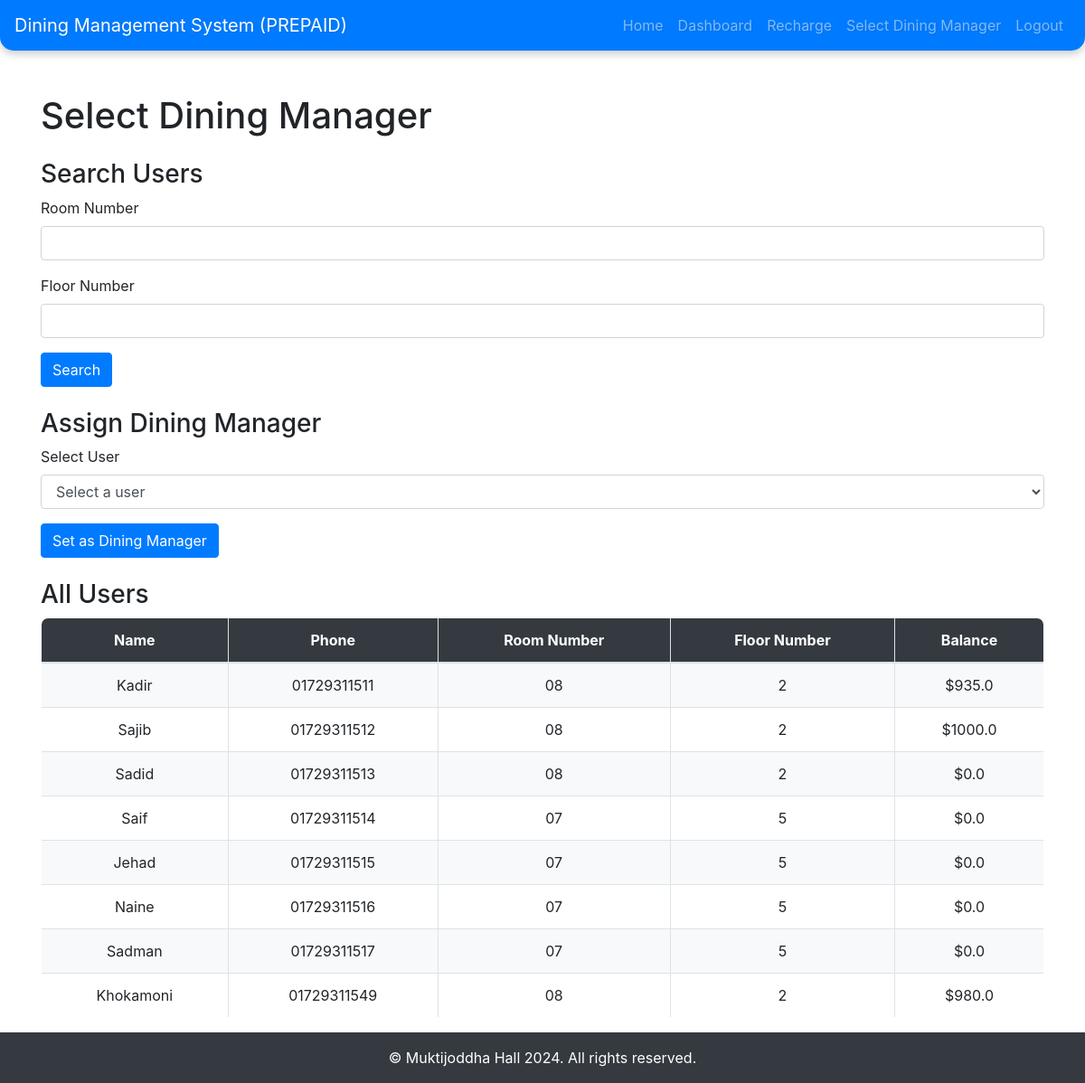
/admin/select_dining_manager (signed in), run on an earlier commit of the app's database.
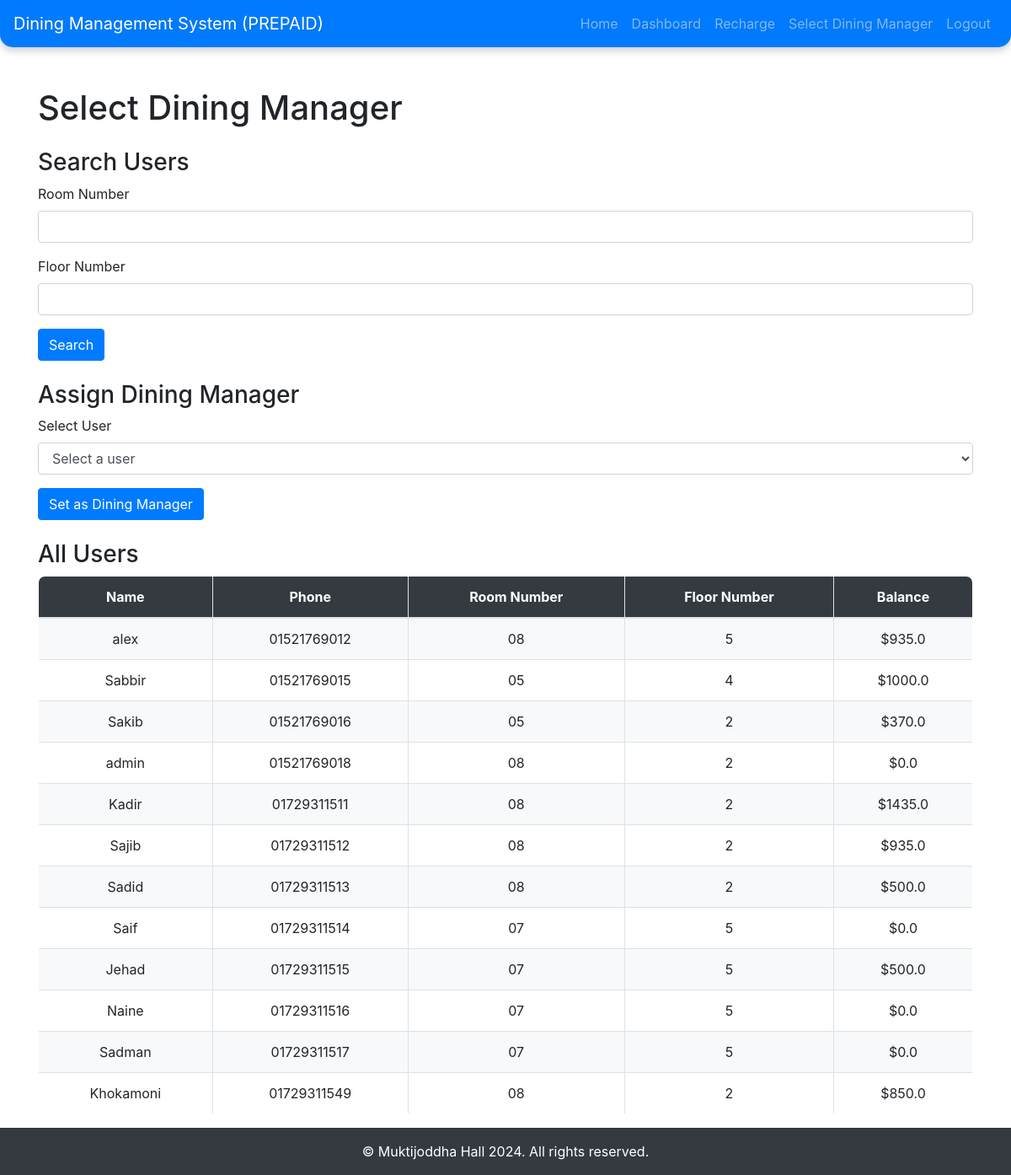
And on a later commit of the database.
### models.py (models this page shows, shortened)
class User(UserMixin, db.Model):
    id = db.Column(db.Integer, primary_key=True)
    name = db.Column(db.String(100), nullable=False)
    phone = db.Column(db.String(10), unique=True, nullable=False)
    room_number = db.Column(db.String(5), nullable=False)
    floor_number = db.Column(db.String(2), nullable=False)
    balance = db.Column(db.Float, default=0)
    meal_status = db.Column(db.Boolean, default=False)
    total_meals = db.Column(db.Integer, default=0)
    password = db.Column(db.String(150), nullable=False)
    is_admin = db.Column(db.Boolean, default=False)
    is_dining_manager = db.Column(db.Boolean, default=False)

### app.py (the view, shortened to what this page needs)
@app.route('/admin/select_dining_manager', methods=['GET', 'POST'])
@login_required
def select_dining_manager():
    if not current_user.is_admin:
        return redirect(url_for('index'))
    room_number = request.args.get('room_number', '')
    floor_number = request.args.get('floor_number', '')
    query = User.query.order_by(User.phone)
    if room_number:
        query = query.filter_by(room_number=room_number)
    if floor_number:
        query = query.filter_by(floor_number=floor_number)
    users = query.all()
    return render_template('select_dining_manager.html', users=users, room_number=room_number, floor_number=floor_number)

### app.py (called while the page is built)
@login_manager.user_loader
def load_user(user_id):
    return User.query.get(int(user_id))

### templates/select_dining_manager.html (shortened to what this page needs)
{% extends 'base.html' %}
{% block content %}
<div class="container mt-5">
    <h1 class="mb-4">Select Dining Manager</h1>
    <h3>Search Users</h3>
    <form method="GET" action="{{ url_for('select_dining_manager') }}" class="mb-4">
        <div class="form-group">
            <label for="room_number">Room Number</label>
            <input type="text" id="room_number" name="room_number" class="form-control" value="{{ room_number }}">
        </div>
        <div class="form-group">
            <label for="floor_number">Floor Number</label>
            <input type="text" id="floor_number" name="floor_number" class="form-control" value="{{ floor_number }}">
        </div>
        <button type="submit" class="btn btn-primary">Search</button>
    </form>
    <h3>Assign Dining Manager</h3>
    <form method="POST" action="{{ url_for('select_dining_manager') }}" class="mb-4">
        <div class="form-group">
            <label for="user_id">Select User</label>
            <select id="user_id" name="user_id" class="form-control" required>
                <option value="">Select a user</option>
            </select>
        </div>
        <button type="submit" class="btn btn-primary">Set as Dining Manager</button>
    </form>
    <h3>All Users</h3>
    <table class="table table-bordered">
        <thead>
            <tr>
                <th>Name</th>
                <th>Phone</th>
                <th>Room Number</th>
                <th>Floor Number</th>
                <th>Balance</th>
            </tr>
        </thead>
        <tbody>
            {% for user in users %}
            <tr>
                <td>{{ user.name }}</td>
                <td>{{ user.phone }}</td>
                <td>{{ user.room_number }}</td>
                <td>{{ user.floor_number }}</td>
                <td>${{ user.balance }}</td>
            </tr>
            {% endfor %}
        </tbody>
    </table>
</div>
{% endblock %}

What changed in the data, as far as the page shows it:
added User: name "alex", phone "01521769012", room_number "08", floor_number "5", balance "935.0"
added User: name "Sabbir", phone "01521769015", room_number "05", floor_number "4", balance "1000.0"
added User: name "Sakib", phone "01521769016", room_number "05", floor_number "2", balance "370.0"
added User: name "admin", phone "01521769018", room_number "08", floor_number "2", balance "0.0"
changed User "Kadir": balance "935.0" → "1435.0"
changed User "Sajib": balance "1000.0" → "935.0"
changed User "Sadid": balance "0.0" → "500.0"
changed User "Jehad": balance "0.0" → "500.0"
changed User "Khokamoni": balance "980.0" → "850.0"
